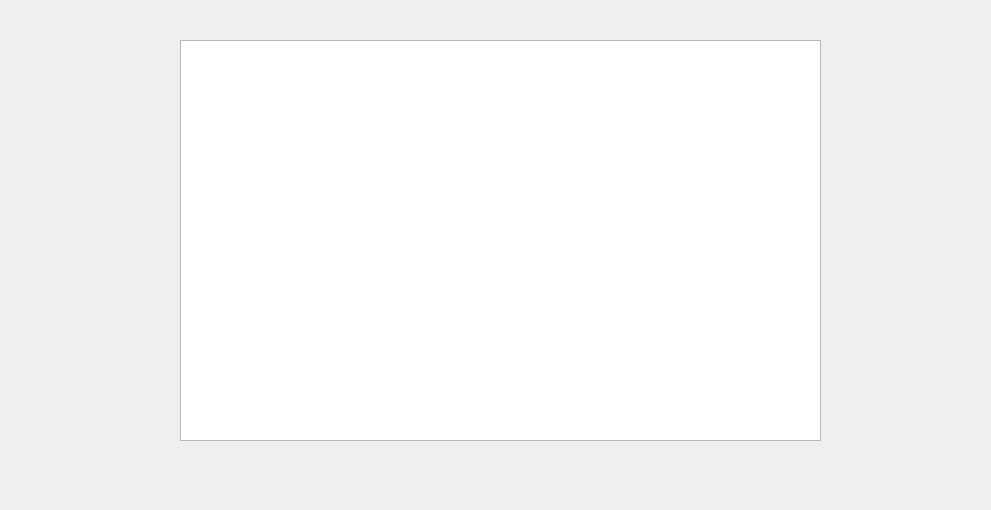
<?xml version="1.0" encoding="UTF-8"?>
<ui version="4.0">
 <class>Dialog</class>
 <widget class="QDialog" name="Dialog">
  <property name="geometry">
   <rect>
    <x>0</x>
    <y>0</y>
    <width>991</width>
    <height>510</height>
   </rect>
  </property>
  <property name="windowTitle">
   <string>Dialog</string>
  </property>
  <widget class="QGraphicsView" name="graphicsView">
   <property name="geometry">
    <rect>
     <x>180</x>
     <y>40</y>
     <width>641</width>
     <height>401</height>
    </rect>
   </property>
  </widget>
 </widget>
 <resources/>
 <connections/>
</ui>
